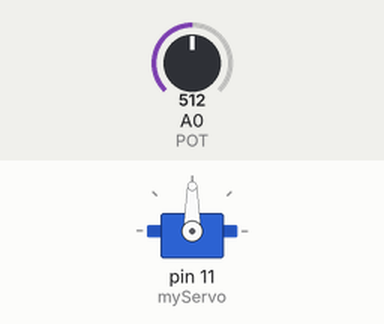
Recording of a sketch running on a simulated Arduino Uno, built with avr-gcc and run on an emulated ATmega328P. On the bench: servo. The inputs (shaded band) are chosen by the test bench; at power-on: A0 (POT) = 512.

Above: at 1.2 s.
1.3 s: A0 (POT) set to 716
At 2.4 s:
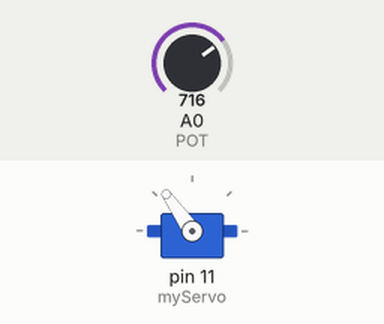
2.8 s: A0 (POT) set to 900
At 3.2 s:
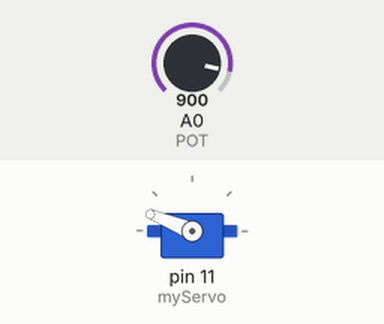
4.3 s: A0 (POT) set to 1023
At 4.6 s:
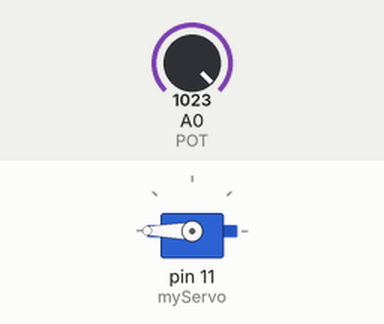
5.8 s: A0 (POT) set to 306
At 6.7 s:
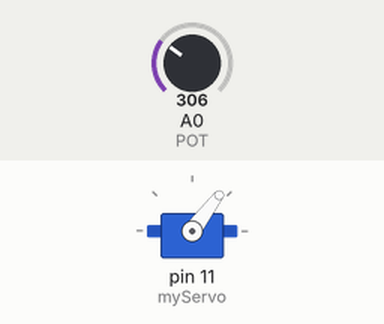
7.3 s: A0 (POT) set to 122
At 8.1 s:
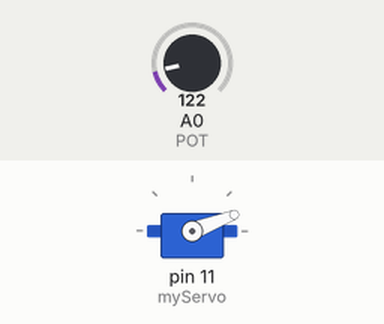
Timing chart, 0 to 9.8 s (numbered marks = the images above; inputs shaded):
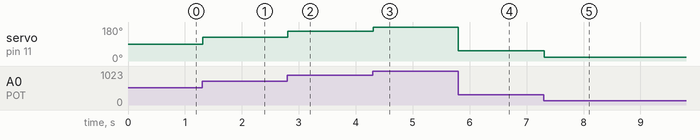

Measured:
- after the input at 1.3 s, servo on pin 11 (myServo): 90° → 125° at once
- after the input at 2.8 s, servo on pin 11 (myServo): 125° → 158° at once
- after the input at 4.3 s, servo on pin 11 (myServo): 158° → 180° at once
- after the input at 5.8 s, servo on pin 11 (myServo): 180° → 53° at once
- after the input at 7.3 s, servo on pin 11 (myServo): 53° → 21° at once

The sketch:

servo_potentiometer.ino
```cpp
// Servomoteur dont l'angle suit la position d'un potentiometre.

#include <Servo.h>

Servo myServo;
const int POT = A0;

void setup() {
  myServo.attach(11);
}

void loop() {
  int v = analogRead(POT);
  int angle = map(v, 0, 1023, 0, 180);
  myServo.write(angle);
  delay(15);
}

/* <<< fn-1_wiring >>>
component: potentiometer ; ref: P1 ; value: 10k ; pins: A=5V, W=A0, B=GND
component: servo ; ref: M1 ; pins: VCC=5V, GND=GND, SIG=D11
<<< end >>> */
```
